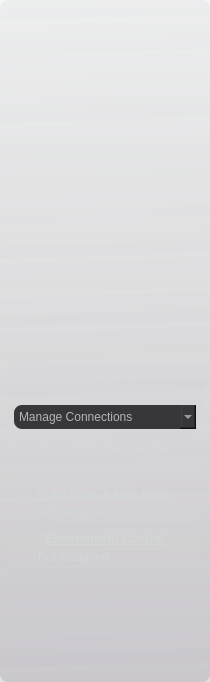
     <widget class="QFrame" name="MenuFrame">
      <property name="sizePolicy">
       <sizepolicy hsizetype="Fixed" vsizetype="Preferred">
        <horstretch>0</horstretch>
        <verstretch>0</verstretch>
       </sizepolicy>
      </property>
      <property name="minimumSize">
       <size>
        <width>0</width>
        <height>0</height>
       </size>
      </property>
      <property name="maximumSize">
       <size>
        <width>210</width>
        <height>16777215</height>
       </size>
      </property>
      <property name="styleSheet">
       <string notr="true">background:

qlineargradient(spread:pad, x1:0.527, y1:1, x2:0.516852, y2:0, stop:0 rgba(89, 84, 91, 45), stop:1 rgba(212, 215, 217, 65));


border-radius: 8;</string>
      </property>
      <property name="frameShape">
       <enum>QFrame::StyledPanel</enum>
      </property>
      <property name="frameShadow">
       <enum>QFrame::Raised</enum>
      </property>
      <layout class="QVBoxLayout" name="verticalLayout">
       <property name="spacing">
        <number>6</number>
       </property>
       <property name="leftMargin">
        <number>6</number>
       </property>
       <property name="topMargin">
        <number>6</number>
       </property>
       <property name="rightMargin">
        <number>6</number>
       </property>
       <property name="bottomMargin">
        <number>6</number>
       </property>
       <item alignment="Qt::AlignTop">
        <widget class="QTreeView" name="MenuTree">
         <property name="sizePolicy">
          <sizepolicy hsizetype="Minimum" vsizetype="Expanding">
           <horstretch>0</horstretch>
           <verstretch>0</verstretch>
          </sizepolicy>
         </property>
         <property name="minimumSize">
          <size>
           <width>150</width>
           <height>350</height>
          </size>
         </property>
         <property name="maximumSize">
          <size>
           <width>300</width>
           <height>450</height>
          </size>
         </property>
         <property name="styleSheet">
          <string notr="true">background:rgba(0,0,0,0);
color:white;
</string>
         </property>
         <property name="editTriggers">
          <set>QAbstractItemView::NoEditTriggers</set>
         </property>
         <property name="showDropIndicator" stdset="0">
          <bool>false</bool>
         </property>
         <property name="animated">
          <bool>true</bool>
         </property>
         <property name="headerHidden">
          <bool>true</bool>
         </property>
         <attribute name="headerDefaultSectionSize">
          <number>150</number>
         </attribute>
         <attribute name="headerMinimumSectionSize">
          <number>150</number>
         </attribute>
        </widget>
       </item>
       <item>
        <widget class="QFrame" name="PortManagerDisplay_frame">
         <property name="minimumSize">
          <size>
           <width>175</width>
           <height>0</height>
          </size>
         </property>
         <property name="styleSheet">
          <string notr="true">background: rgba(212,215,217,16)</string>
         </property>
         <property name="frameShape">
          <enum>QFrame::StyledPanel</enum>
         </property>
         <property name="frameShadow">
          <enum>QFrame::Raised</enum>
         </property>
         <layout class="QVBoxLayout" name="verticalLayout_12">
          <property name="spacing">
           <number>4</number>
          </property>
          <property name="leftMargin">
           <number>4</number>
          </property>
          <property name="topMargin">
           <number>4</number>
          </property>
          <property name="rightMargin">
           <number>4</number>
          </property>
          <property name="bottomMargin">
           <number>4</number>
          </property>
          <item>
           <widget class="QFrame" name="PortManagerTitle_frame">
            <property name="minimumSize">
             <size>
              <width>0</width>
              <height>70</height>
             </size>
            </property>
            <property name="maximumSize">
             <size>
              <width>16777215</width>
              <height>80</height>
             </size>
            </property>
            <property name="styleSheet">
             <string notr="true">background: rgba(212,215,217,16)</string>
            </property>
            <property name="frameShape">
             <enum>QFrame::StyledPanel</enum>
            </property>
            <property name="frameShadow">
             <enum>QFrame::Raised</enum>
            </property>
            <layout class="QVBoxLayout" name="verticalLayout_15">
             <property name="spacing">
              <number>4</number>
             </property>
             <property name="leftMargin">
              <number>4</number>
             </property>
             <property name="topMargin">
              <number>4</number>
             </property>
             <property name="rightMargin">
              <number>4</number>
             </property>
             <property name="bottomMargin">
              <number>4</number>
             </property>
             <item>
              <widget class="QLabel" name="PortManagerDisplay_title">
               <property name="minimumSize">
                <size>
                 <width>0</width>
                 <height>24</height>
                </size>
               </property>
               <property name="maximumSize">
                <size>
                 <width>1000</width>
                 <height>16777215</height>
                </size>
               </property>
               <property name="baseSize">
                <size>
                 <width>0</width>
                 <height>24</height>
                </size>
               </property>
               <property name="font">
                <font>
                 <pointsize>15</pointsize>
                 <weight>75</weight>
                 <bold>true</bold>
                </font>
               </property>
               <property name="styleSheet">
                <string notr="true">background:none;
color: rgba(212,215,217,180)</string>
               </property>
               <property name="inputMethodHints">
                <set>Qt::ImhNoEditMenu</set>
               </property>
               <property name="text">
                <string>Port Manager</string>
               </property>
               <property name="alignment">
                <set>Qt::AlignCenter</set>
               </property>
              </widget>
             </item>
             <item alignment="Qt::AlignHCenter|Qt::AlignVCenter">
              <widget class="QComboBox" name="PortManager_options_box">
               <property name="minimumSize">
                <size>
                 <width>170</width>
                 <height>24</height>
                </size>
               </property>
               <property name="styleSheet">
                <string notr="true">background:rgb(55, 55, 58);
color:rgba(212,215,217,200)</string>
               </property>
               <item>
                <property name="text">
                 <string>Manage Connections</string>
                </property>
               </item>
               <item>
                <property name="text">
                 <string>Open Laser &amp; Galvanometer Port</string>
                </property>
               </item>
               <item>
                <property name="text">
                 <string>Open Build Plate &amp; Material Delivery Port</string>
                </property>
               </item>
               <item>
                <property name="text">
                 <string>Clear Errors</string>
                </property>
               </item>
              </widget>
             </item>
            </layout>
           </widget>
          </item>
          <item>
           <widget class="QFrame" name="LaserGalvoPort_frame">
            <property name="styleSheet">
             <string notr="true">background: rgba(212,215,217,12)</string>
            </property>
            <property name="frameShape">
             <enum>QFrame::StyledPanel</enum>
            </property>
            <property name="frameShadow">
             <enum>QFrame::Raised</enum>
            </property>
            <layout class="QVBoxLayout" name="verticalLayout_23">
             <property name="spacing">
              <number>4</number>
             </property>
             <property name="leftMargin">
              <number>4</number>
             </property>
             <property name="topMargin">
              <number>4</number>
             </property>
             <property name="rightMargin">
              <number>4</number>
             </property>
             <property name="bottomMargin">
              <number>4</number>
             </property>
             <item>
              <widget class="QLabel" name="LaserGalvoPort_title">
               <property name="font">
                <font>
                 <weight>75</weight>
                 <bold>true</bold>
                 <underline>true</underline>
                </font>
               </property>
               <property name="styleSheet">
                <string notr="true">background: none;
color: rgba(212,215,217,200)</string>
               </property>
               <property name="text">
                <string>Laser &amp; Galvanometer</string>
               </property>
               <property name="alignment">
                <set>Qt::AlignCenter</set>
               </property>
              </widget>
             </item>
             <item>
              <layout class="QHBoxLayout" name="LaserGalvoPort_layout">
               <item>
                <widget class="QPushButton" name="LaserGalvoPortStatus_indicator">
                 <property name="maximumSize">
                  <size>
                   <width>20</width>
                   <height>16777215</height>
                  </size>
                 </property>
                 <property name="styleSheet">
                  <string notr="true">background:none;</string>
                 </property>
                 <property name="text">
                  <string/>
                 </property>
                 <property name="icon">
                  <iconset resource="../resources/icons.qrc">
                   <normaloff>:/icons/icons/redbutton.png</normaloff>:/icons/icons/redbutton.png</iconset>
                 </property>
                 <property name="flat">
                  <bool>true</bool>
                 </property>
                </widget>
               </item>
               <item>
                <widget class="QLabel" name="LaserGalvoPortStatus_field">
                 <property name="font">
                  <font>
                   <weight>50</weight>
                   <bold>false</bold>
                  </font>
                 </property>
                 <property name="styleSheet">
                  <string notr="true">background: none;
color: rgba(212,215,217,200)</string>
                 </property>
                 <property name="text">
                  <string>Not Assigned</string>
                 </property>
                </widget>
               </item>
              </layout>
             </item>
            </layout>
           </widget>
          </item>
          <item>
           <widget class="QFrame" name="MaterialDeliveryPort_frame">
            <property name="styleSheet">
             <string notr="true">background: rgba(212,215,217,12)</string>
            </property>
            <property name="frameShape">
             <enum>QFrame::StyledPanel</enum>
            </property>
            <property name="frameShadow">
             <enum>QFrame::Raised</enum>
            </property>
            <layout class="QVBoxLayout" name="verticalLayout_24">
             <property name="spacing">
              <number>4</number>
             </property>
             <property name="leftMargin">
              <number>4</number>
             </property>
             <property name="topMargin">
              <number>4</number>
             </property>
             <property name="rightMargin">
              <number>4</number>
             </property>
             <property name="bottomMargin">
              <number>4</number>
             </property>
             <item>
              <widget class="QLabel" name="MaterialDeliveryPort_title">
               <property name="font">
                <font>
                 <weight>75</weight>
                 <bold>true</bold>
                 <underline>true</underline>
                </font>
               </property>
               <property name="styleSheet">
                <string notr="true">background: none;
color: rgba(212,215,217,200)</string>
               </property>
               <property name="text">
                <string>Build Plate &amp; Mat. Deliv.</string>
               </property>
               <property name="alignment">
                <set>Qt::AlignCenter</set>
               </property>
              </widget>
             </item>
             <item>
              <layout class="QHBoxLayout" name="MaterialDeliveryPort_layout">
               <item>
                <widget class="QPushButton" name="MaterialDeliveryPortStatus_indicator">
                 <property name="maximumSize">
                  <size>
                   <width>20</width>
                   <height>16777215</height>
                  </size>
                 </property>
                 <property name="styleSheet">
                  <string notr="true">background:none;</string>
                 </property>
                 <property name="text">
                  <string/>
                 </property>
                 <property name="icon">
                  <iconset resource="../resources/icons.qrc">
                   <normaloff>:/icons/icons/redbutton.png</normaloff>:/icons/icons/redbutton.png</iconset>
                 </property>
                 <property name="flat">
                  <bool>true</bool>
                 </property>
                </widget>
               </item>
               <item>
                <widget class="QLabel" name="MaterialDeliveryPortStatus_field">
                 <property name="font">
                  <font>
                   <weight>50</weight>
                   <bold>false</bold>
                  </font>
                 </property>
                 <property name="styleSheet">
                  <string notr="true">background: none;
color: rgba(212,215,217,200)</string>
                 </property>
                 <property name="text">
                  <string>Not Assigned</string>
                 </property>
                </widget>
               </item>
              </layout>
             </item>
            </layout>
           </widget>
          </item>
          <item>
           <widget class="QFrame" name="EnvironmentPort_frame">
            <property name="styleSheet">
             <string notr="true">background: rgba(212,215,217,12)</string>
            </property>
            <property name="frameShape">
             <enum>QFrame::StyledPanel</enum>
            </property>
            <property name="frameShadow">
             <enum>QFrame::Raised</enum>
            </property>
            <layout class="QVBoxLayout" name="verticalLayout_28">
             <property name="spacing">
              <number>4</number>
             </property>
             <property name="leftMargin">
              <number>4</number>
             </property>
             <property name="topMargin">
              <number>4</number>
             </property>
             <property name="rightMargin">
              <number>4</number>
             </property>
             <property name="bottomMargin">
              <number>4</number>
             </property>
             <item>
              <widget class="QLabel" name="EnvironmentPortStatus_title">
               <property name="font">
                <font>
                 <weight>75</weight>
                 <bold>true</bold>
                 <underline>true</underline>
                </font>
               </property>
               <property name="styleSheet">
                <string notr="true">background: none;
color: rgba(212,215,217,200)</string>
               </property>
               <property name="text">
                <string>Environment Control</string>
               </property>
               <property name="alignment">
                <set>Qt::AlignCenter</set>
               </property>
              </widget>
             </item>
             <item>
              <layout class="QHBoxLayout" name="EnvironmentPort_layout">
               <item>
                <widget class="QPushButton" name="EnvironmentPortStatus_indicator">
                 <property name="maximumSize">
                  <size>
                   <width>20</width>
                   <height>16777215</height>
                  </size>
                 </property>
                 <property name="styleSheet">
                  <string notr="true">background:none;</string>
                 </property>
                 <property name="text">
                  <string/>
                 </property>
                 <property name="icon">
                  <iconset resource="../resources/icons.qrc">
                   <normaloff>:/icons/icons/redbutton.png</normaloff>:/icons/icons/redbutton.png</iconset>
                 </property>
                 <property name="flat">
                  <bool>true</bool>
                 </property>
                </widget>
               </item>
               <item>
                <widget class="QLabel" name="EnvironmentPortStatus_field">
                 <property name="font">
                  <font>
                   <weight>50</weight>
                   <bold>false</bold>
                  </font>
                 </property>
                 <property name="styleSheet">
                  <string notr="true">background: none;
color: rgba(212,215,217,200)</string>
                 </property>
                 <property name="text">
                  <string>Not Assigned</string>
                 </property>
                </widget>
               </item>
              </layout>
             </item>
            </layout>
           </widget>
          </item>
          <item>
           <widget class="QTextBrowser" name="PortManagerInfo_browser">
            <property name="maximumSize">
             <size>
              <width>16777215</width>
              <height>100</height>
             </size>
            </property>
           </widget>
          </item>
         </layout>
        </widget>
       </item>
      </layout>
     </widget>
